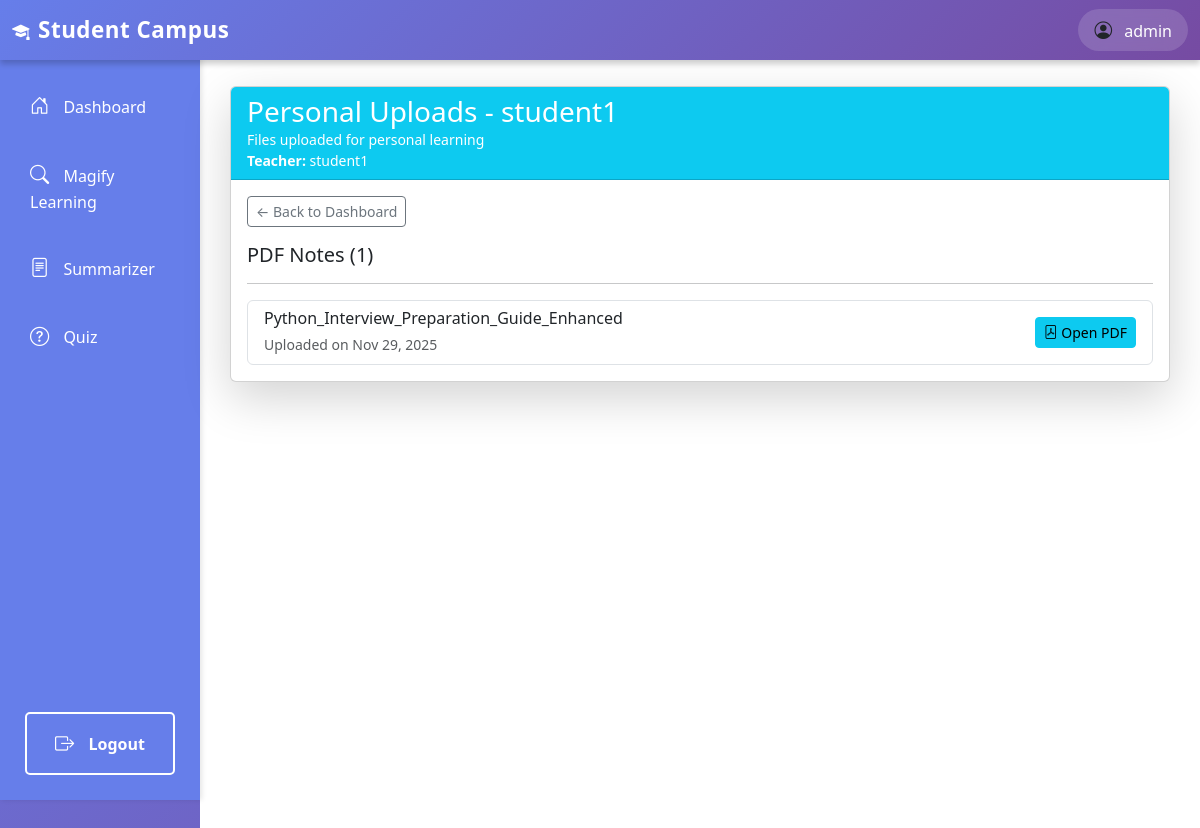
The page /student/subject/3/ (signed in) on the database as committed earlier.
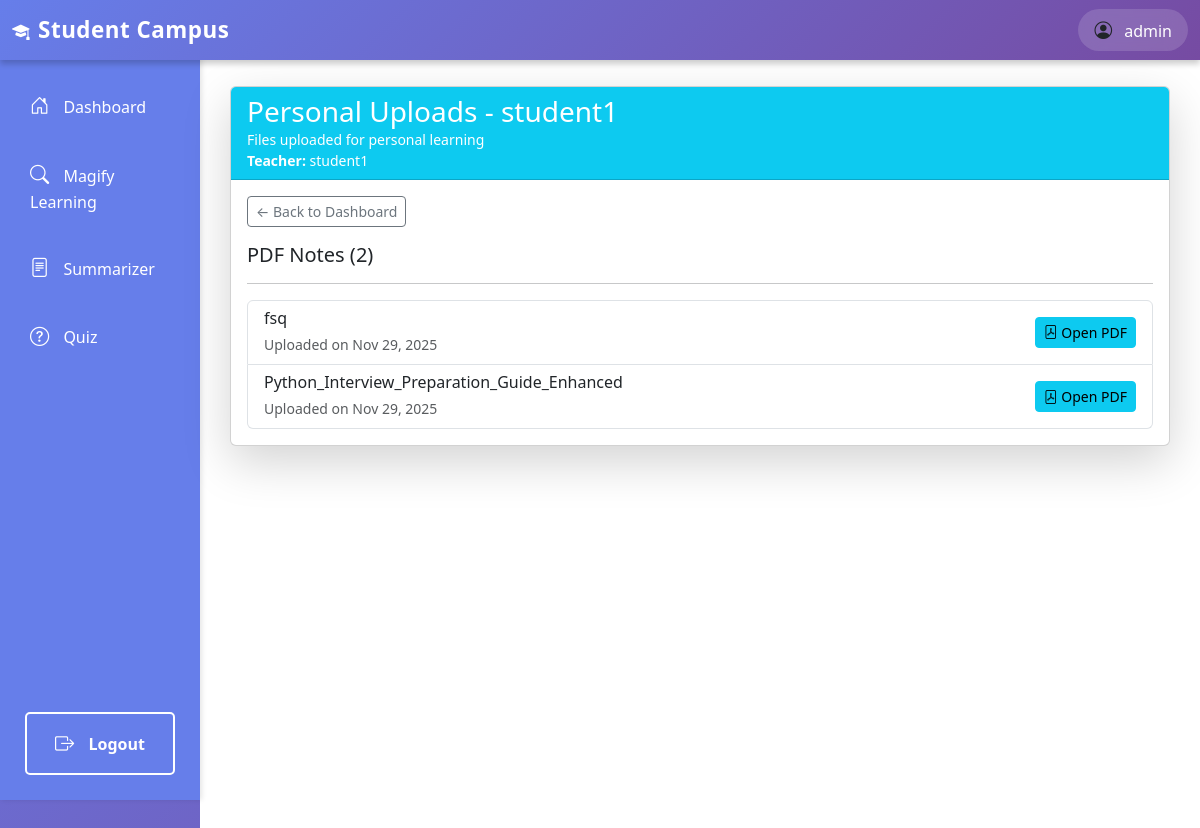
The same page on the database as committed later.
### teachers/models.py (models this page shows, shortened)
class Subject(models.Model):
    name = models.CharField(max_length=200)
    description = models.TextField(blank=True)
    teacher = models.ForeignKey(User, on_delete=models.CASCADE, related_name='subjects')
    created_at = models.DateTimeField(auto_now_add=True)
    class Meta:
        ordering = ['name']

class PDFNote(models.Model):
    subject = models.ForeignKey(Subject, on_delete=models.CASCADE, related_name='notes')
    title = models.CharField(max_length=200)
    pdf_file = models.FileField(upload_to='notes/%Y/%m/%d/')
    uploaded_by = models.ForeignKey(User, on_delete=models.CASCADE)
    created_at = models.DateTimeField(auto_now_add=True)
    class Meta:
        ordering = ['-created_at']

### authentication/models.py (models this page shows, shortened)
class User(AbstractUser):
    ROLE_CHOICES = (
        ('student', 'Student'),
        ('teacher', 'Teacher'),
    )
    role = models.CharField(max_length=10, choices=ROLE_CHOICES, default='student')
    def is_student(self):
        return self.role == 'student'

### students/views.py (the view)
# urls.py: path('subject/<int:subject_id>/', views.student_subject_detail, name='student_subject_detail'),
@login_required
def student_subject_detail(request, subject_id):
    if not request.user.is_student():
        return HttpResponseForbidden("You don't have permission to access this page.")
    subject = get_object_or_404(Subject, id=subject_id)
    notes = subject.notes.all()
    return render(request, 'students/subject_detail.html', {'subject': subject, 'notes': notes})

### templates/students/subject_detail.html (shortened to what this page needs)
{% extends 'students/base_student.html' %}
{% block student_content %}
<div class="card shadow-lg">
    <div class="card-header bg-info text-white">
        <h3 class="mb-0">{{ subject.name }}</h3>
        <p class="mb-0 small">{{ subject.description }}</p>
        <p class="mb-0 small"><strong>Teacher:</strong> {{ subject.teacher.username }}</p>
    </div>
    <div class="card-body">
        <a href="{% url 'student_dashboard' %}" class="btn btn-sm btn-outline-secondary mb-3">← Back to Dashboard</a>
        <h5>PDF Notes ({{ notes.count }})</h5>
        <hr>
        {% if notes %}
            <div class="list-group">
                {% for note in notes %}
                    <div class="list-group-item d-flex justify-content-between align-items-center">
                        <div>
                            <h6 class="mb-1">{{ note.title }}</h6>
                            <small class="text-muted">Uploaded on {{ note.created_at|date:"M d, Y" }}</small>
                        </div>
                        <a href="{{ note.pdf_file.url }}" target="_blank" class="btn btn-info btn-sm">
                            <i class="bi bi-file-pdf"></i> Open PDF
                        </a>
                    </div>
                {% endfor %}
            </div>
        {% else %}
            <div class="alert alert-info">
                No PDF notes available for this subject yet.
            </div>
        {% endif %}
    </div>
</div>
{% endblock %}

Rows that differ between the two databases and show on the page:
computed for Subject "Personal Uploads - student1": count "1" → "2"
added PDFNote: title "fsq", created_at "Nov 29, 2025"
